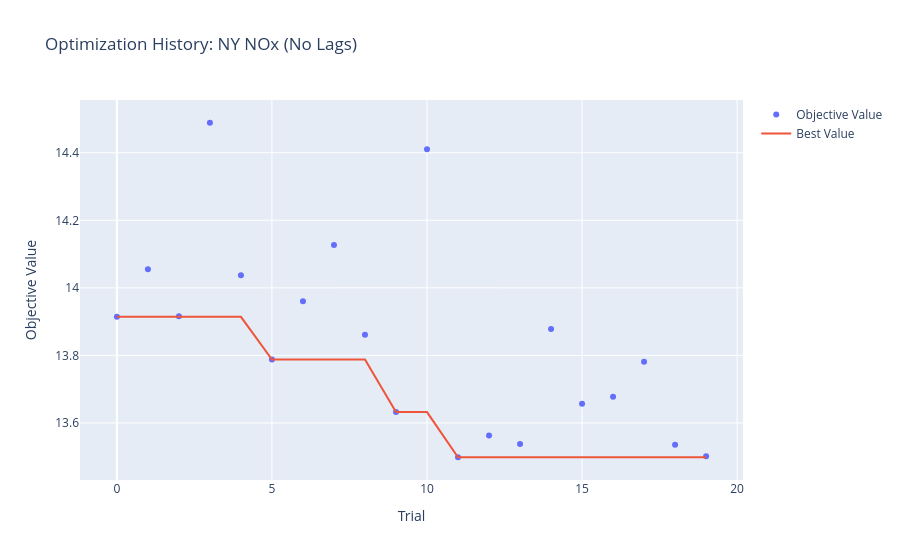

Here is the notebook cell this chart was saved with:
### Markdown cell above
- some optuna history plots of NOx optimizations (show value of objective function across studies -> RMSE)

### Code cell
# NY NOx no lags
study = optuna.load_study(
    study_name="30_07_00_20_XGB_NY_NOx",
    storage="sqlite:///optuna_studies.db"
)

opt_history = plot_optimization_history(study)
opt_history.update_layout(title="Optimization History: NY NOx (No Lags)")
opt_history.show()

### Figure 1 — Plotly figure (JSON) as saved in the notebook; plotly's stock layout.template omitted (floating-point values rounded to 4 significant figures)
{"data": [{"mode": "markers", "name": "Objective Value", "type": "scatter", "x": [0, 1, 2, 3, 4, 5, 6, 7, 8, 9, 10, 11, 12, 13, 14, 15, 16, 17, 18, 19], "y": [13.91, 14.06, 13.92, 14.49, 14.04, 13.79, 13.96, 14.13, 13.86, 13.63, 14.41, 13.5, 13.56, 13.54, 13.88, 13.66, 13.68, 13.78, 13.54, 13.5]}, {"mode": "lines", "name": "Best Value", "type": "scatter", "x": [0, 1, 2, 3, 4, 5, 6, 7, 8, 9, 10, 11, 12, 13, 14, 15, 16, 17, 18, 19], "y": [13.91, 13.91, 13.91, 13.91, 13.91, 13.79, 13.79, 13.79, 13.79, 13.63, 13.63, 13.5, 13.5, 13.5, 13.5, 13.5, 13.5, 13.5, 13.5, 13.5]}, {"marker": {"color": "#cccccc"}, "mode": "markers", "name": "Infeasible Trial", "showlegend": false, "type": "scatter", "x": [], "y": []}], "layout": {"title": {"text": "Optimization History: NY NOx (No Lags)"}, "xaxis": {"title": {"text": "Trial"}}, "yaxis": {"title": {"text": "Objective Value"}}}}
